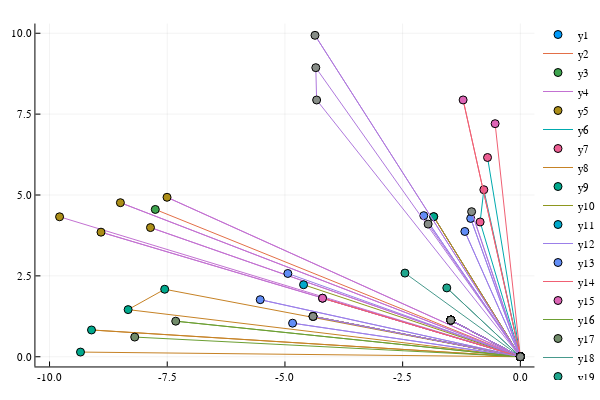

The code cell stored with this chart in its notebook:
### Code cell
using Plots
plotly()
scatter(B_loc[1,:], B_loc[2,:], xlim = Range[1,:], ylim = Range[2,:])
for i = 1:S
    Path_i = Path_Dict[i]
    if size(Path_i,2)>1
        plot!(Path_i[1,:], Path_i[2,:])
        scatter!(Path_i[1,:], Path_i[2,:])
    end
end
plot!()

### Figure 1 — Plotly figure (JSON) as saved in the notebook; plotly's stock layout.template omitted (floating-point values rounded to 4 significant figures; data arrays with more than 128 entries replaced by an {"elided": "..."} marker saying what was removed)
{"data": [{"colorbar": {"title": ""}, "hoverinfo": "text", "legendgroup": "y1", "marker": {"color": "rgba(0, 154, 250, 1.000)", "line": {"color": "rgba(0, 0, 0, 1.000)", "width": 1}, "size": 8, "symbol": "circle"}, "mode": "markers", "name": "y1", "showlegend": true, "text": [null], "type": "scatter", "x": [-1.478], "xaxis": "x1", "y": [1.132], "yaxis": "y1", "zmax": 0.1, "zmin": -0.1}, {"colorbar": {"title": ""}, "hoverinfo": "text", "legendgroup": "y2", "line": {"color": "rgba(227, 111, 71, 1.000)", "dash": "solid", "shape": "linear", "width": 1}, "mode": "lines", "name": "y2", "showlegend": true, "text": {"elided": "418 null values"}, "type": "scatter", "x": {"elided": "418 float values"}, "xaxis": "x1", "y": {"elided": "418 float values"}, "yaxis": "y1", "zmax": 0.1, "zmin": -0.1}, {"colorbar": {"title": ""}, "hoverinfo": "text", "legendgroup": "y3", "marker": {"color": "rgba(62, 164, 78, 1.000)", "line": {"color": "rgba(0, 0, 0, 1.000)", "width": 1}, "size": 8, "symbol": "circle"}, "mode": "markers", "name": "y3", "showlegend": true, "text": {"elided": "418 null values"}, "type": "scatter", "x": {"elided": "418 float values"}, "xaxis": "x1", "y": {"elided": "418 float values"}, "yaxis": "y1", "zmax": 0.1, "zmin": -0.1}, {"colorbar": {"title": ""}, "hoverinfo": "text", "legendgroup": "y4", "line": {"color": "rgba(195, 113, 210, 1.000)", "dash": "solid", "shape": "linear", "width": 1}, "mode": "lines", "name": "y4", "showlegend": true, "text": {"elided": "423 null values"}, "type": "scatter", "x": {"elided": "423 float values"}, "xaxis": "x1", "y": {"elided": "423 float values"}, "yaxis": "y1", "zmax": 0.1, "zmin": -0.1}, {"colorbar": {"title": ""}, "hoverinfo": "text", "legendgroup": "y5", "marker": {"color": "rgba(172, 142, 24, 1.000)", "line": {"color": "rgba(0, 0, 0, 1.000)", "width": 1}, "size": 8, "symbol": "circle"}, "mode": "markers", "name": "y5", "showlegend": true, "text": {"elided": "423 null values"}, "type": "scatter", "x": {"elided": "423 float values"}, "xaxis": "x1", "y": {"elided": "423 float values"}, "yaxis": "y1", "zmax": 0.1, "zmin": -0.1}, {"colorbar": {"title": ""}, "hoverinfo": "text", "legendgroup": "y6", "line": {"color": "rgba(0, 170, 174, 1.000)", "dash": "solid", "shape": "linear", "width": 1}, "mode": "lines", "name": "y6", "showlegend": true, "text": {"elided": "421 null values"}, "type": "scatter", "x": {"elided": "421 float values"}, "xaxis": "x1", "y": {"elided": "421 float values"}, "yaxis": "y1", "zmax": 0.1, "zmin": -0.1}, {"colorbar": {"title": ""}, "hoverinfo": "text", "legendgroup": "y7", "marker": {"color": "rgba(237, 94, 147, 1.000)", "line": {"color": "rgba(0, 0, 0, 1.000)", "width": 1}, "size": 8, "symbol": "circle"}, "mode": "markers", "name": "y7", "showlegend": true, "text": {"elided": "421 null values"}, "type": "scatter", "x": {"elided": "421 float values"}, "xaxis": "x1", "y": {"elided": "421 float values"}, "yaxis": "y1", "zmax": 0.1, "zmin": -0.1}, {"colorbar": {"title": ""}, "hoverinfo": "text", "legendgroup": "y8", "line": {"color": "rgba(198, 130, 37, 1.000)", "dash": "solid", "shape": "linear", "width": 1}, "mode": "lines", "name": "y8", "showlegend": true, "text": {"elided": "422 null values"}, "type": "scatter", "x": {"elided": "422 float values"}, "xaxis": "x1", "y": {"elided": "422 float values"}, "yaxis": "y1", "zmax": 0.1, "zmin": -0.1}, {"colorbar": {"title": ""}, "hoverinfo": "text", "legendgroup": "y9", "marker": {"color": "rgba(0, 169, 141, 1.000)", "line": {"color": "rgba(0, 0, 0, 1.000)", "width": 1}, "size": 8, "symbol": "circle"}, "mode": "markers", "name": "y9", "showlegend": true, "text": {"elided": "422 null values"}, "type": "scatter", "x": {"elided": "422 float values"}, "xaxis": "x1", "y": {"elided": "422 float values"}, "yaxis": "y1", "zmax": 0.1, "zmin": -0.1}, {"colorbar": {"title": ""}, "hoverinfo": "text", "legendgroup": "y10", "line": {"color": "rgba(142, 151, 30, 1.000)", "dash": "solid", "shape": "linear", "width": 1}, "mode": "lines", "name": "y10", "showlegend": true, "text": {"elided": "419 null values"}, "type": "scatter", "x": {"elided": "419 float values"}, "xaxis": "x1", "y": {"elided": "419 float values"}, "yaxis": "y1", "zmax": 0.1, "zmin": -0.1}, {"colorbar": {"title": ""}, "hoverinfo": "text", "legendgroup": "y11", "marker": {"color": "rgba(0, 169, 204, 1.000)", "line": {"color": "rgba(0, 0, 0, 1.000)", "width": 1}, "size": 8, "symbol": "circle"}, "mode": "markers", "name": "y11", "showlegend": true, "text": {"elided": "419 null values"}, "type": "scatter", "x": {"elided": "419 float values"}, "xaxis": "x1", "y": {"elided": "419 float values"}, "yaxis": "y1", "zmax": 0.1, "zmin": -0.1}, {"colorbar": {"title": ""}, "hoverinfo": "text", "legendgroup": "y12", "line": {"color": "rgba(155, 127, 233, 1.000)", "dash": "solid", "shape": "linear", "width": 1}, "mode": "lines", "name": "y12", "showlegend": true, "text": {"elided": "425 null values"}, "type": "scatter", "x": {"elided": "425 float values"}, "xaxis": "x1", "y": {"elided": "425 float values"}, "yaxis": "y1", "zmax": 0.1, "zmin": -0.1}, {"colorbar": {"title": ""}, "hoverinfo": "text", "legendgroup": "y13", "marker": {"color": "rgba(97, 141, 246, 1.000)", "line": {"color": "rgba(0, 0, 0, 1.000)", "width": 1}, "size": 8, "symbol": "circle"}, "mode": "markers", "name": "y13", "showlegend": true, "text": {"elided": "425 null values"}, "type": "scatter", "x": {"elided": "425 float values"}, "xaxis": "x1", "y": {"elided": "425 float values"}, "yaxis": "y1", "zmax": 0.1, "zmin": -0.1}, {"colorbar": {"title": ""}, "hoverinfo": "text", "legendgroup": "y14", "line": {"color": "rgba(240, 96, 115, 1.000)", "dash": "solid", "shape": "linear", "width": 1}, "mode": "lines", "name": "y14", "showlegend": true, "text": {"elided": "423 null values"}, "type": "scatter", "x": {"elided": "423 float values"}, "xaxis": "x1", "y": {"elided": "423 float values"}, "yaxis": "y1", "zmax": 0.1, "zmin": -0.1}, {"colorbar": {"title": ""}, "hoverinfo": "text", "legendgroup": "y15", "marker": {"color": "rgba(221, 101, 182, 1.000)", "line": {"color": "rgba(0, 0, 0, 1.000)", "width": 1}, "size": 8, "symbol": "circle"}, "mode": "markers", "name": "y15", "showlegend": true, "text": {"elided": "423 null values"}, "type": "scatter", "x": {"elided": "423 float values"}, "xaxis": "x1", "y": {"elided": "423 float values"}, "yaxis": "y1", "zmax": 0.1, "zmin": -0.1}, {"colorbar": {"title": ""}, "hoverinfo": "text", "legendgroup": "y16", "line": {"color": "rgba(108, 159, 51, 1.000)", "dash": "solid", "shape": "linear", "width": 1}, "mode": "lines", "name": "y16", "showlegend": true, "text": {"elided": "424 null values"}, "type": "scatter", "x": {"elided": "424 float values"}, "xaxis": "x1", "y": {"elided": "424 float values"}, "yaxis": "y1", "zmax": 0.1, "zmin": -0.1}, {"colorbar": {"title": ""}, "hoverinfo": "text", "legendgroup": "y17", "marker": {"color": "rgba(113, 140, 106, 1.000)", "line": {"color": "rgba(0, 0, 0, 1.000)", "width": 1}, "size": 8, "symbol": "circle"}, "mode": "markers", "name": "y17", "showlegend": true, "text": {"elided": "424 null values"}, "type": "scatter", "x": {"elided": "424 float values"}, "xaxis": "x1", "y": {"elided": "424 float values"}, "yaxis": "y1", "zmax": 0.1, "zmin": -0.1}, {"colorbar": {"title": ""}, "hoverinfo": "text", "legendgroup": "y18", "line": {"color": "rgba(71, 153, 140, 1.000)", "dash": "solid", "shape": "linear", "width": 1}, "mode": "lines", "name": "y18", "showlegend": true, "text": {"elided": "424 null values"}, "type": "scatter", "x": {"elided": "424 float values"}, "xaxis": "x1", "y": {"elided": "424 float values"}, "yaxis": "y1", "zmax": 0.1, "zmin": -0.1}, {"colorbar": {"title": ""}, "hoverinfo": "text", "legendgroup": "y19", "marker": {"color": "rgba(31, 166, 141, 1.000)", "line": {"color": "rgba(0, 0, 0, 1.000)", "width": 1}, "size": 8, "symbol": "circle"}, "mode": "markers", "name": "y19", "showlegend": true, "text": {"elided": "424 null values"}, "type": "scatter", "x": {"elided": "424 float values"}, "xaxis": "x1", "y": {"elided": "424 float values"}, "yaxis": "y1", "zmax": 0.1, "zmin": -0.1}, {"colorbar": {"title": ""}, "hoverinfo": "text", "legendgroup": "y20", "line": {"color": "rgba(175, 120, 221, 1.000)", "dash": "solid", "shape": "linear", "width": 1}, "mode": "lines", "name": "y20", "showlegend": true, "text": {"elided": "428 null values"}, "type": "scatter", "x": {"elided": "428 float values"}, "xaxis": "x1", "y": {"elided": "428 float values"}, "yaxis": "y1", "zmax": 0.1, "zmin": -0.1}, {"colorbar": {"title": ""}, "hoverinfo": "text", "legendgroup": "y21", "marker": {"color": "rgba(135, 141, 135, 1.000)", "line": {"color": "rgba(0, 0, 0, 1.000)", "width": 1}, "size": 8, "symbol": "circle"}, "mode": "markers", "name": "y21", "showlegend": true, "text": {"elided": "428 null values"}, "type": "scatter", "x": {"elided": "428 float values"}, "xaxis": "x1", "y": {"elided": "428 float values"}, "yaxis": "y1", "zmax": 0.1, "zmin": -0.1}], "layout": {"annotations": [], "height": 400, "legend": {"bgcolor": "rgba(255, 255, 255, 1.000)", "bordercolor": "rgba(0, 0, 0, 1.000)", "font": {"color": "rgba(0, 0, 0, 1.000)", "family": "sans-serif", "size": 11}, "tracegroupgap": 0, "x": 1, "y": 1}, "margin": {"b": 20, "l": 0, "r": 0, "t": 20}, "paper_bgcolor": "rgba(255, 255, 255, 1.000)", "plot_bgcolor": "rgba(255, 255, 255, 1.000)", "showlegend": true, "width": 600, "xaxis": {"anchor": "y1", "domain": [0.06582, 0.9934], "gridcolor": "rgba(0, 0, 0, 0.100)", "gridwidth": 0.5, "linecolor": "rgba(0, 0, 0, 1.000)", "mirror": false, "range": [-10.3, 0.3], "showgrid": true, "showline": true, "showticklabels": true, "tickangle": 0, "tickcolor": "rgb(0, 0, 0)", "tickfont": {"color": "rgba(0, 0, 0, 1.000)", "family": "sans-serif", "size": 11}, "tickmode": "array", "ticks": "inside", "ticktext": ["-10.0", "-7.5", "-5.0", "-2.5", "0.0"], "tickvals": [-10, -7.5, -5, -2.5, 0], "title": "", "titlefont": {"color": "rgba(0, 0, 0, 1.000)", "family": "sans-serif", "size": 15}, "type": "-", "visible": true, "zeroline": false, "zerolinecolor": "rgba(0, 0, 0, 1.000)"}, "yaxis": {"anchor": "x1", "domain": [0.03762, 0.9902], "gridcolor": "rgba(0, 0, 0, 0.100)", "gridwidth": 0.5, "linecolor": "rgba(0, 0, 0, 1.000)", "mirror": false, "range": [-0.3, 10.3], "showgrid": true, "showline": true, "showticklabels": true, "tickangle": 0, "tickcolor": "rgb(0, 0, 0)", "tickfont": {"color": "rgba(0, 0, 0, 1.000)", "family": "sans-serif", "size": 11}, "tickmode": "array", "ticks": "inside", "ticktext": ["0.0", "2.5", "5.0", "7.5", "10.0"], "tickvals": [0, 2.5, 5, 7.5, 10], "title": "", "titlefont": {"color": "rgba(0, 0, 0, 1.000)", "family": "sans-serif", "size": 15}, "type": "-", "visible": true, "zeroline": false, "zerolinecolor": "rgba(0, 0, 0, 1.000)"}}}
